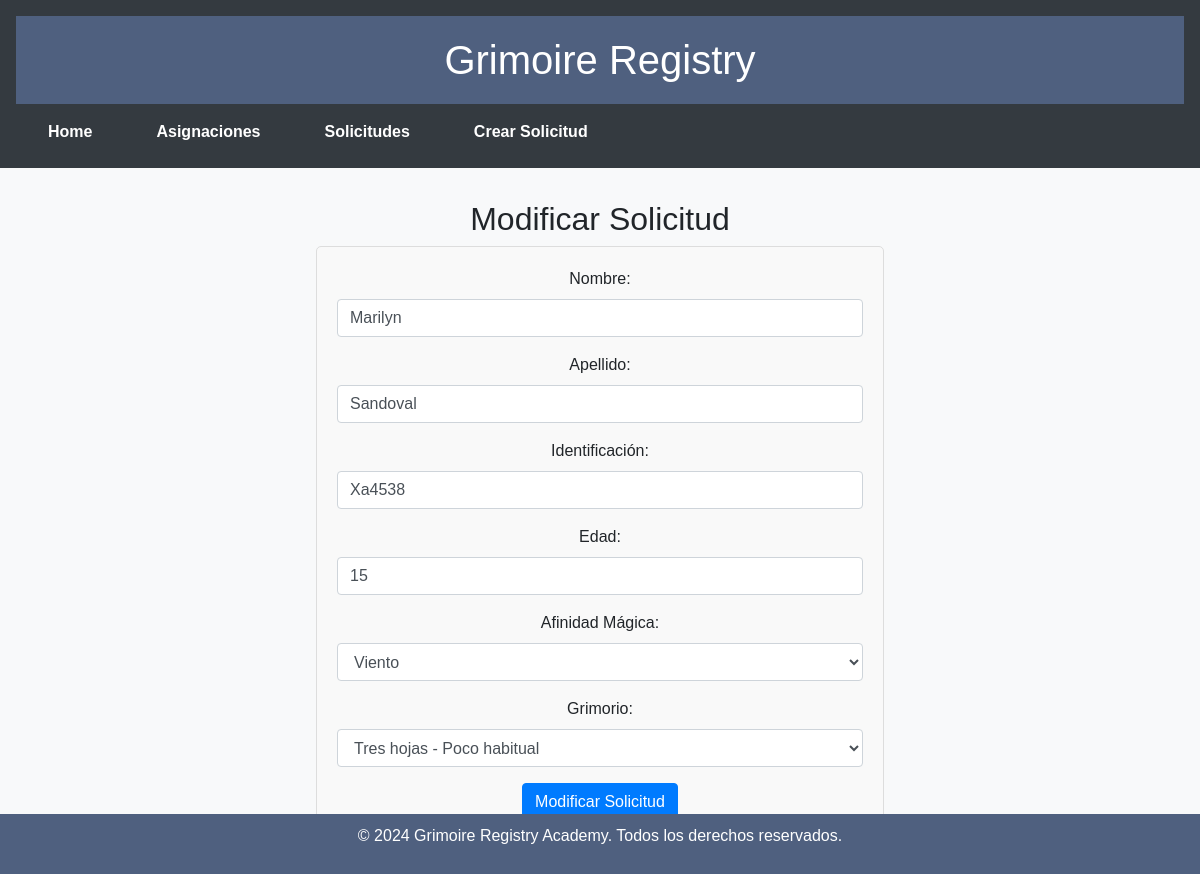
Screenshot of /modificar-solicitud/4 with the database file from the repository.
### GrimoireRegistry/models.py (models this page shows, shortened)
class Estudiante(db.Model):
    id = db.Column(db.Integer, primary_key=True)
    nombre = db.Column(db.String(20), nullable=False)
    apellido = db.Column(db.String(20), nullable=False)
    identificacion = db.Column(db.String(10), nullable=False, unique=True)
    edad = db.Column(db.Integer, nullable=False)
    afinidad_magica = db.Column(db.String(10), nullable=False)
    grimorio_id = db.Column(db.Integer, db.ForeignKey('grimorio.id'))
    fecha_creacion = db.Column(db.DateTime, nullable=False, default=datetime.utcnow)

class Grimorio(db.Model):
    id = db.Column(db.Integer, primary_key=True)
    tipo_trebol = db.Column(db.String(10), nullable=False)
    rareza = db.Column(db.String(10), nullable=False)
    estudiantes = db.relationship('Estudiante', backref='grimorio', lazy=True)

### GrimoireRegistry/web_routes.py (the view, shortened to what this page needs)
@web.route('/modificar-solicitud/<int:id>', methods=['GET', 'POST'])
def modificar_solicitud(id):
    estudiante = Estudiante.query.get_or_404(id)
    grimorios = Grimorio.query.all()
    return render_template('modificar_solicitud.html', estudiante=estudiante, grimorios=grimorios)

### GrimoireRegistry/templates/modificar_solicitud.html (shortened to what this page needs)
{% extends "base.html" %}
{% block content %}
<h2>Modificar Solicitud</h2>
<div class="form-container">
    <form method="POST">
        <div class="form-group">
            <label for="nombre">Nombre:</label>
            <input type="text" class="form-control" id="nombre" name="nombre" value="{{ estudiante.nombre }}" required>
        </div>
        <div class="form-group">
            <label for="apellido">Apellido:</label>
            <input type="text" class="form-control" id="apellido" name="apellido" value="{{ estudiante.apellido }}" required>
        </div>
        <div class="form-group">
            <label for="identificacion">Identificación:</label>
            <input type="text" class="form-control" id="identificacion" name="identificacion" value="{{ estudiante.identificacion }}" required>
        </div>
        <div class="form-group">
            <label for="edad">Edad:</label>
            <input type="number" class="form-control" id="edad" name="edad" value="{{ estudiante.edad }}" required>
        </div>
        <div class="form-group">
            <label for="afinidad_magica">Afinidad Mágica:</label>
            <select class="form-control" id="afinidad_magica" name="afinidad_magica" required>
                <option value="Viento" {% if estudiante.afinidad_magica == 'Viento' %}selected{% endif %}>Viento</option>
            </select>
        </div>
        <div class="form-group">
            <label for="grimorio">Grimorio:</label>
            <select class="form-control" id="grimorio" name="grimorio_id" required>
                {% for grimorio in grimorios %}
                <option value="{{ grimorio.id }}" {% if estudiante.grimorio_id == grimorio.id %}selected{% endif %}>{{ grimorio.tipo_trebol }} - {{ grimorio.rareza }}</option>
                {% endfor %}
            </select>
        </div>
        <button type="submit" class="btn btn-primary">Modificar Solicitud</button>
    </form>
</div>
{% endblock %}

### GrimoireRegistry/static/css/styles.css (style rules this page uses)
body { font-family: Arial, sans-serif; margin: 0; padding: 0; background-color: #f8f9fa; }
.form-container { max-width: 50%; margin: 0 auto; padding: 20px; border: 1px solid #ddd; border-radius: 5px; background-color: #f9f9f9; }

### rows the page displays
Estudiante: nombre "Marilyn", apellido "Sandoval", identificacion "Xa4538", edad "15", afinidad_magica "Viento", grimorio_id "Tres hojas - Poco habitual"
